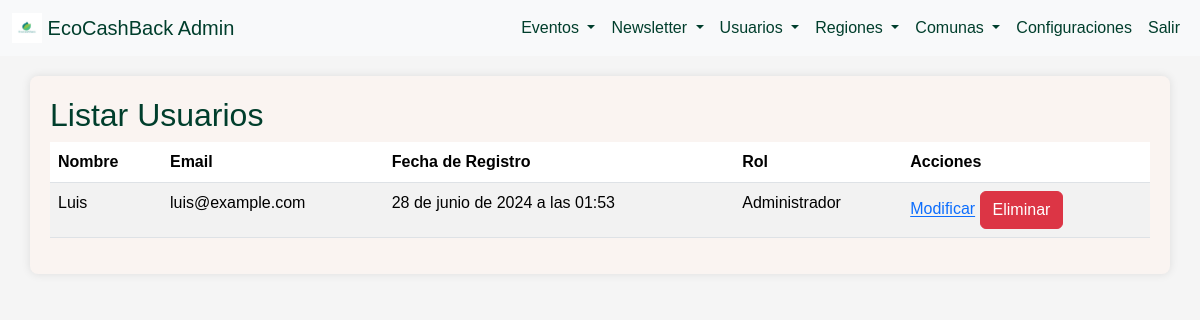
The page /administracion/listar_users/ on the database as committed earlier.
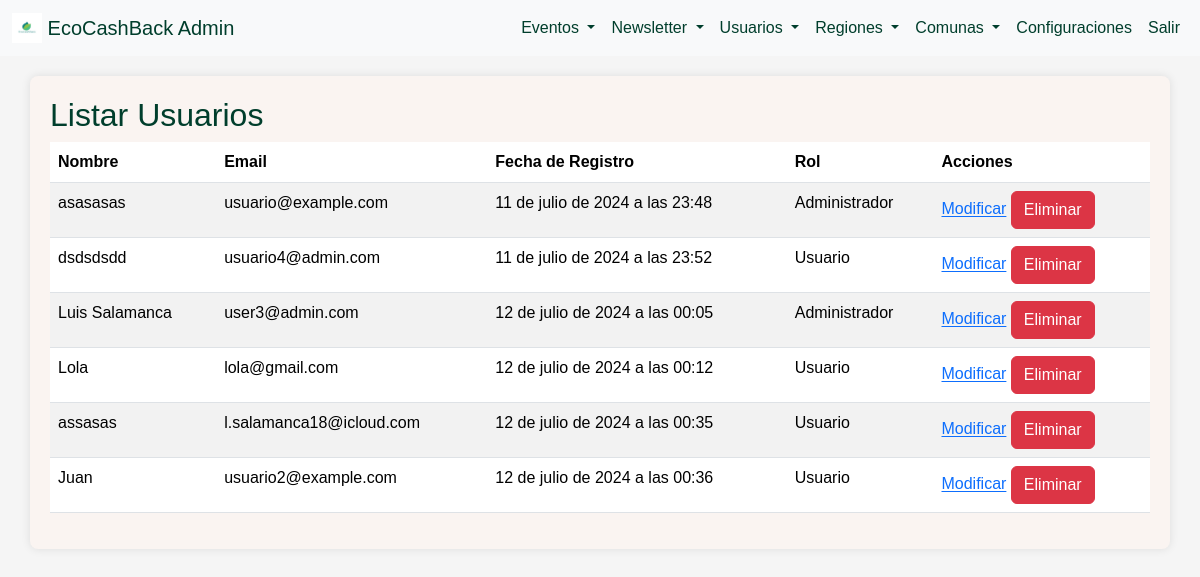
The same page on the database as committed later.
### administracion/models.py (models this page shows, shortened)
class Usuario(models.Model):
    nombre = models.CharField(max_length=100)
    email = models.EmailField(unique=True)
    contraseña = models.CharField(max_length=100)
    fecha_registro = models.DateTimeField(auto_now_add=True)
    rol = models.ForeignKey(Rol, on_delete=models.CASCADE, default=1)  # Establece un valor predeterminado para el campo 'rol'

class Rol(models.Model):
    rol_id = models.AutoField(primary_key=True)
    nombre = models.CharField(max_length=100)
    descripcion = models.TextField()

### administracion/views.py (the view)
# urls.py: path('listar_users/', views.listar_users, name='listar_users'),
def listar_users(request):
    usuarios = Usuario.objects.all()
    return render(request, 'administracion/users/listar_users.html', {'usuarios': usuarios})

### administracion/templates/administracion/users/listar_users.html (shortened to what this page needs)
{% load static %}
<!DOCTYPE html>
<html lang="es">
<head>
    <link rel="stylesheet" href="https://cdn.jsdelivr.net/npm/bootstrap@5.3.3/dist/css/bootstrap.min.css">
    <link rel="stylesheet" href="{% static 'css/admin_styles.css' %}">
</head>
<body>
    <nav class="navbar navbar-expand-lg navbar-light bg-light">
        <div class="container-fluid">
            <a class="navbar-brand" href="{% url 'admin_dashboard' %}">
                <img src="{% static 'img/logo-ecocashback.jpeg' %}" alt="Logo-EcoCashBack" width="30" height="30" class="d-inline-block align-top">
                EcoCashBack Admin
            </a>
            <div class="collapse navbar-collapse" id="navbarNav">
                <ul class="navbar-nav ms-auto">
                    <li class="nav-item dropdown">
                        <a class="nav-link dropdown-toggle" href="#" id="eventosDropdown" role="button" data-bs-toggle="dropdown" aria-expanded="false">
                            Eventos
                        </a>
                    </li>
                    <li class="nav-item dropdown">
                        <a class="nav-link dropdown-toggle" href="#" id="newsletterDropdown" role="button" data-bs-toggle="dropdown" aria-expanded="false">
                            Newsletter
                        </a>
                    </li>
                    <li class="nav-item dropdown">
                        <a class="nav-link dropdown-toggle" href="#" id="usuariosDropdown" role="button" data-bs-toggle="dropdown" aria-expanded="false">
                            Usuarios
                        </a>
                    </li>
                    <li class="nav-item dropdown">
                        <a class="nav-link dropdown-toggle" href="#" id="regionesDropdown" role="button" data-bs-toggle="dropdown" aria-expanded="false">
                            Regiones
                        </a>
                    </li>
                    <li class="nav-item dropdown">
                        <a class="nav-link dropdown-toggle" href="#" id="comunasDropdown" role="button" data-bs-toggle="dropdown" aria-expanded="false">
                            Comunas
                        </a>
                    </li>
                    <li class="nav-item">
                        <a class="nav-link" href="#">Configuraciones</a>
                    </li>
                    <li class="nav-item">
                        <a class="nav-link" href="#">Salir</a>
                    </li>
                </ul>
            </div>
        </div>
    </nav>
    <div class="container">
        <h2>Listar Usuarios</h2>
        <table class="table table-striped">
            <thead>
                <tr>
                    <th>Nombre</th>
                    <th>Email</th>
                    <th>Fecha de Registro</th>
                    <th>Rol</th>
                    <th>Acciones</th>
                </tr>
            </thead>
            <tbody>
                {% for usuario in usuarios %}
                <tr>
                    <td>{{ usuario.nombre }}</td>
                    <td>{{ usuario.email }}</td>
                    <td>{{ usuario.fecha_registro }}</td>
                    <td>{{ usuario.rol.nombre }}</td>
                    <td>
                        <a href="{% url 'modificar_users' usuario.pk %}" class="btn-modificar">Modificar</a>
                        <a href="{% url 'eliminar_users' usuario.pk %}" class="btn btn-danger">Eliminar</a>
                    </td>
                </tr>
                {% endfor %}
            </tbody>
        </table>
    </div>
</body>
</html>

### administracion/static/css/admin_styles.css (style rules this page uses)
:root { --verde: #003E2C; --crema: #faf4f1; --gris: #f5f5f5; --azul: #33628c; }
body { font-family: Arial, sans-serif; background-color: var(--gris); color: var(--verde); margin: 0; padding: 0; }
.navbar { background-color: var(--azul); }
.navbar-brand, .navbar-nav .nav-link { color: var(--verde) !important; }
.container { margin-top: 20px; background-color: var(--crema); padding: 20px; border-radius: 8px; box-shadow: 0 0 10px rgba(0, 0, 0, 0.1); }
h2 { color: var(--verde); }
.btn-danger { background-color: #dc3545; border-color: #dc3545; }

Rows that differ between the two databases and show on the page:
removed Usuario: nombre "Luis", email "luis@example.com", fecha_registro "28 de junio de 2024 a las 01:53", rol.nombre "Administrador"
added Usuario: nombre "asasasas", email "usuario@example.com", fecha_registro "11 de julio de 2024 a las 23:48", rol.nombre "Administrador"
added Usuario: nombre "dsdsdsdd", email "usuario4@admin.com", fecha_registro "11 de julio de 2024 a las 23:52", rol.nombre "Usuario"
added Usuario: nombre "Luis Salamanca", email "user3@admin.com", fecha_registro "12 de julio de 2024 a las 00:05", rol.nombre "Administrador"
added Usuario: nombre "Lola", email "lola@gmail.com", fecha_registro "12 de julio de 2024 a las 00:12", rol.nombre "Usuario"
added Usuario: nombre "assasas", email "l.salamanca18@icloud.com", fecha_registro "12 de julio de 2024 a las 00:35", rol.nombre "Usuario"
added Usuario: nombre "Juan", email "usuario2@example.com", fecha_registro "12 de julio de 2024 a las 00:36", rol.nombre "Usuario"
